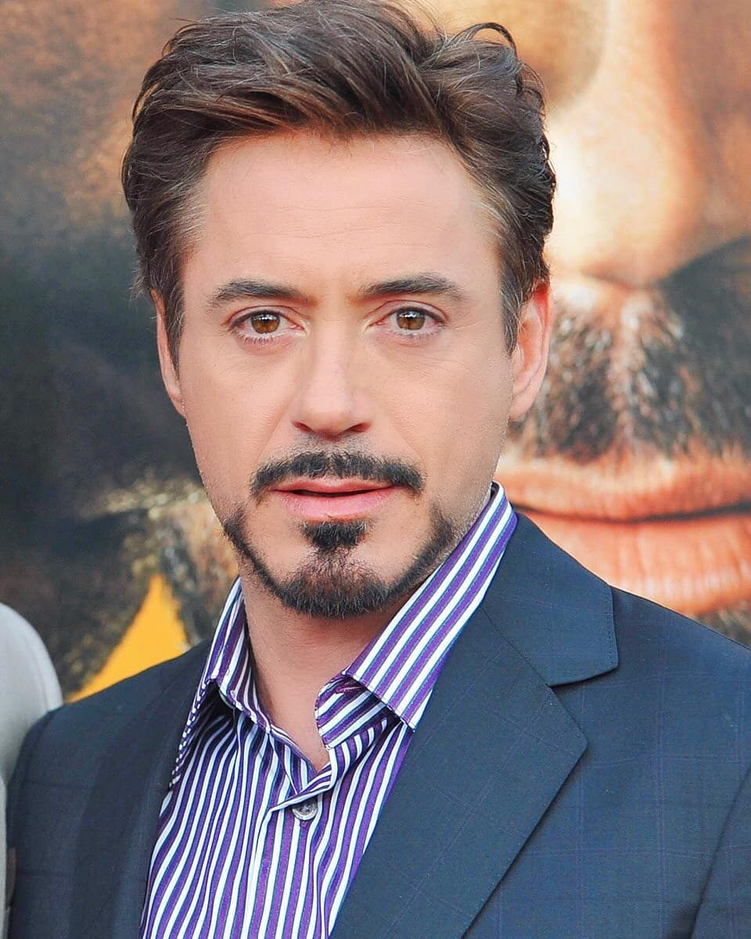
#> input picture face-detector-with-cv/RDJ.png, 751 x 939 px, shrunk from 960 x 1200 before the run
$ python Face_Detector.py
#> lines starting #> are read from the running program, lines starting #| are printed output that depends on the picture; after the words box and inside, x2 and y2 are one past the last pixel; in counts of white or black regions, pixels touching at a corner belong together
import cv2

# Load some pre-trained data on face frontals from opencv (haar cascade algorithm)
trained_face_data = cv2.CascadeClassifier(
    'haarcascade_frontalface_default.xml')

# Choose an image to detect faces in
img = cv2.imread('RDJ.png')
#> img is the input picture: shape (939, 751, 3); mean B, G, R 118, 116.4, 131.8

# Convert to grayscale
grayscaled_img = cv2.cvtColor(img, cv2.COLOR_BGR2GRAY)
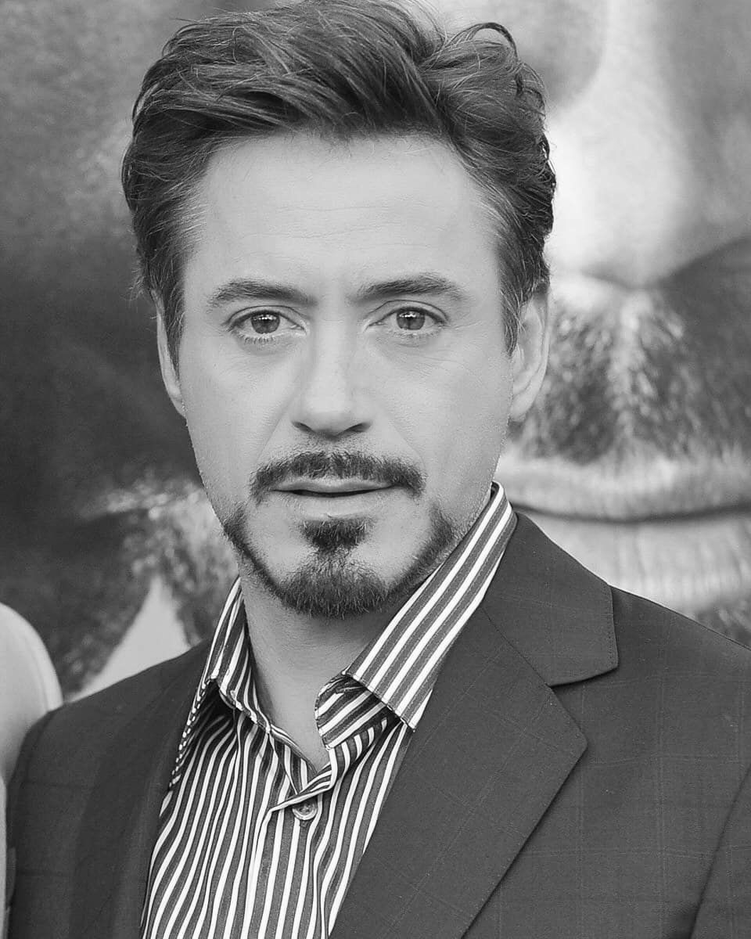
#> grayscaled_img: shape (939, 751); min 0, max 255, mean 121.2

# Detect faces
face_coordinates = trained_face_data.detectMultiScale(grayscaled_img)
#> face_coordinates = [[106, 138, 456, 456]]

# Draw rectangles around the faces
for (x, y, w, h) in face_coordinates:
    cv2.rectangle(img, (x, y), (x+w, y+h), (0, 255, 0), 2)
#> this loop made 1 pass
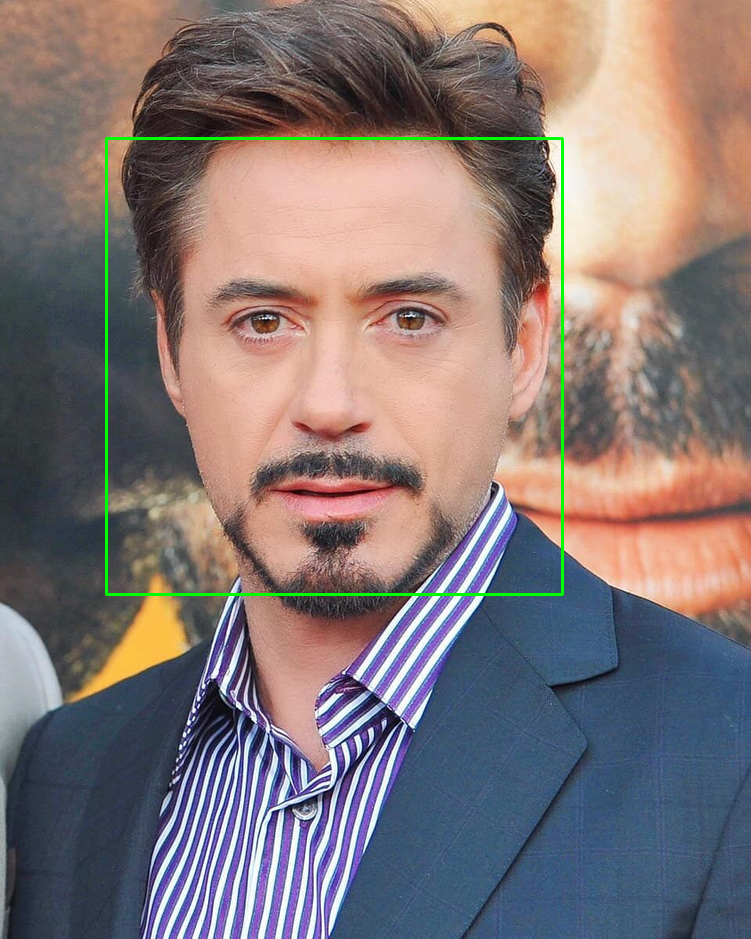
#> img: shape (939, 751, 3); 0.78% of pixels changed, all inside (x1, y1, x2, y2) = (105, 137, 564, 596)


# This line open the img
cv2.imshow('Face Detector', img)
# This line waiting for key (without that line IMG would be instantly closed)
cv2.waitKey()

print("Code Completed")

$ run again, with face-detector-with-cv/multiple_faces.png copied over face-detector-with-cv/RDJ.png
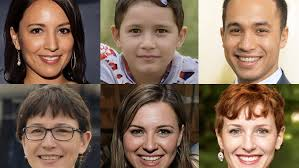
#> input picture face-detector-with-cv/multiple_faces.png, 299 x 168 px
#> img is the input picture: shape (168, 299, 3); mean B, G, R 88.8, 106.2, 129.8
#> `grayscaled_img = cv2.cvtColor(img, cv2.COLOR_BGR2GRAY)`:
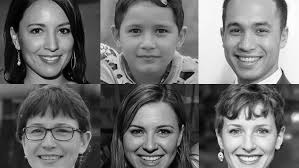
#> grayscaled_img: shape (168, 299); min 0, max 255, mean 111.3
#> face_coordinates = [[122, 110, 56, 56], [16, 7, 64, 64], [214, 5, 67, 67], [19, 108, 58, 58], [113, 5, 70, 70]]
#> the loop `for (x, y, w, h) in face_coordinates:` made 5 passes
#> after the loop `for (x, y, w, h) in face_coordinates:`:
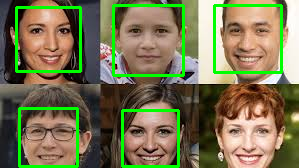
#> img: shape (168, 299, 3); 7.49% of pixels changed, all inside (x1, y1, x2, y2) = (15, 4, 283, 168)
